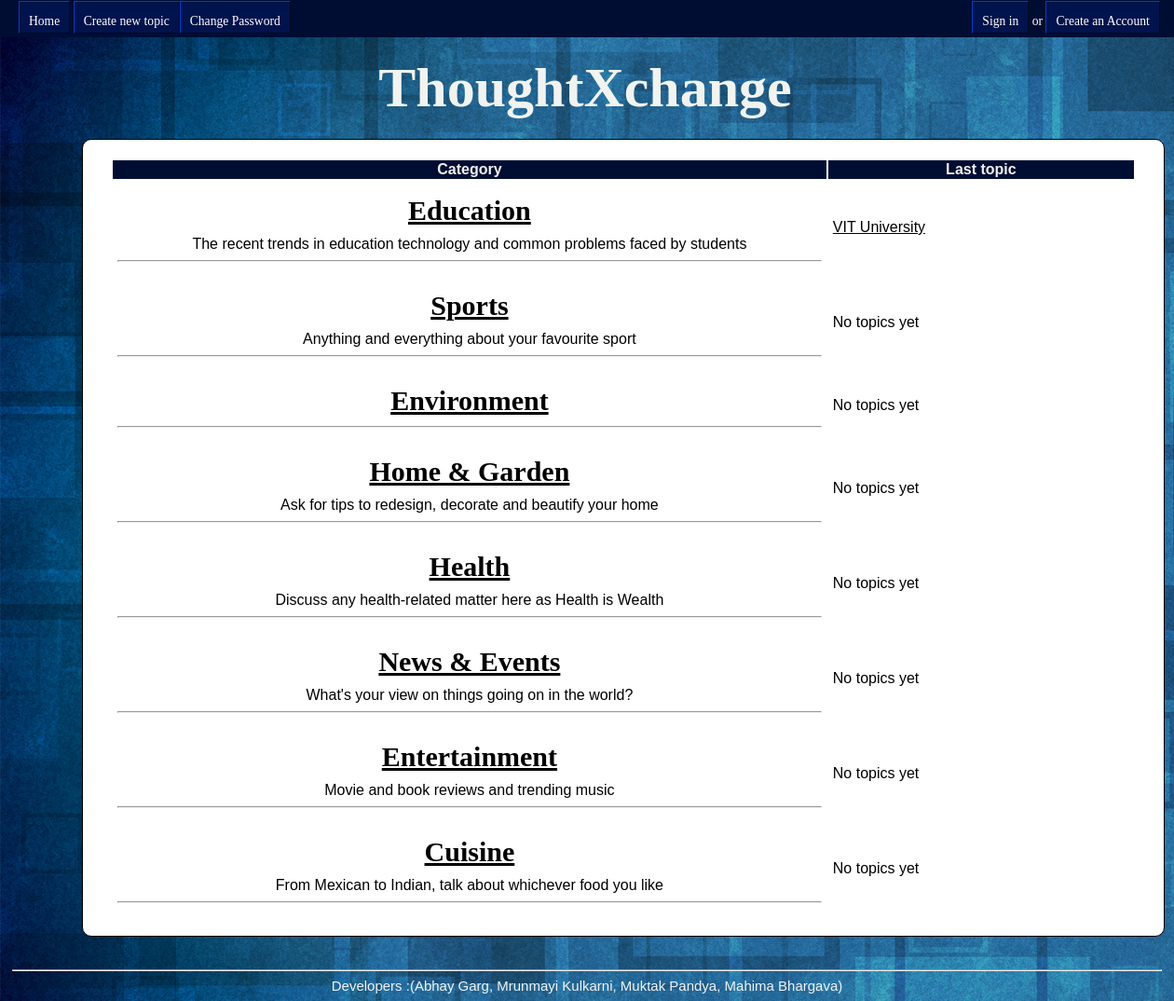
The page / on the database its author committed.
### tables this page shows
CREATE TABLE IF NOT EXISTS `categories` (
  `cat_id` int(8) NOT NULL AUTO_INCREMENT,
  `cat_name` varchar(255) NOT NULL,
  `cat_description` varchar(255) NOT NULL,
  PRIMARY KEY (`cat_id`),
  UNIQUE KEY `cat_name_unique` (`cat_name`)
);

CREATE TABLE IF NOT EXISTS `topics` (
  `topic_id` int(8) NOT NULL AUTO_INCREMENT,
  `topic_subject` varchar(255) NOT NULL,
  `topic_date` datetime NOT NULL,
  `topic_cat` int(8) NOT NULL,
  `topic_by` int(8) NOT NULL,
  `topic_description` varchar(255) DEFAULT NULL,
  PRIMARY KEY (`topic_id`),
  KEY `topic_cat` (`topic_cat`),
  KEY `topic_by` (`topic_by`)
);

### index.php (the view, shortened to what this page needs)
<?php
include 'header.php';
$sql = "SELECT
	  cat_id,
	  cat_name,
	  cat_description
	FROM
	  categories";
$result = mysql_query($sql);
if(!$result)
{
    echo 'The categories could not be displayed, please try again later.';
}
else
{
    if(mysql_num_rows($result) == 0)
    {
        echo 'No categories defined yet.';
    }
    else
    {
        echo '<table class="table">
              <tr>
                <th align="center">Category</th>
                <th align="center">Last topic</th>
              </tr>';
        while($row = mysql_fetch_array($result))
        {
            echo '<tr>
            	<td class="leftpart">
            	<h3><a href="category.php?id='.$row['cat_id'].'">'.$row['cat_name'].'</a></h3>
		<center>'.$row['cat_description'].'</center><hr>
                </td>
                <td class="rightpart">';
		$sql1="SELECT topic_id,
			topic_subject
			FROM topics
			WHERE topic_cat='".$row['cat_id']."'
			ORDER BY topic_date DESC LIMIT 1";
		$res=mysql_query($sql1);
		if(!$res)
		{
		   echo "Error";
		}
		else
		{
		   if(mysql_num_rows($res)==0)
		   {
			echo "No topics yet";
		   }
		   else
		   {
			while($row1=mysql_fetch_array($res))
			{
              		    echo '<a href="topic.php?id='.$row1['topic_id'].'">'.$row1['topic_subject'].'</a>';
			}
		   }
		}
                echo'</td>
            	</tr>';
        }
	echo '</table>';
    }
}
include 'footer.php';
?>

### header.php (shortened to what this page needs)
<!DOCTYPE html>
<head>
    <link rel="stylesheet" type="text/css" href="style.css">
</head>
<body>
<div id="menu">
     <a class="item" href="index.php">Home</a>
     <?php
     echo '<a class="item" href="create_topic.php">Create new topic</a>';
     echo '<a class="item" href="change_pass.php">Change Password</a>';
     echo '<div id="userbar">';
     if(isset($_SESSION['signed_in']) && $_SESSION['signed_in'])
     {
	if($_SESSION['user_level']==1)
	{
	    echo 'Welcome Admin ';
	}
	else
	{
            echo 'Hello ' . $_SESSION['user_name'] . '.  Not you? ';
	}
	echo '<a href="signout.php" class="item"> Sign out</a>';
     }
     else
     {
        echo '<a href="signin.php" class="item">Sign in</a> or <a href="signup.php" class="item">Create an Account</a>';
     }
	?>
	</div>
    	</div>
<div id="wrapper">
<h1>ThoughtXchange</h1>
        <div id="content">

### footer.php
</div>
</div>
<div id="footer"><br /><hr>
Developers :(Abhay Garg, Mrunmayi Kulkarni, Muktak Pandya, Mahima Bhargava)
</div>
</body>
</html>

### style.css (style rules this page uses)
body { background-image:url("background-15.jpg"); text-align: center; }
#wrapper { width: 1100px; margin:20px 70px 20px 70px; }
#content { background-color: #fff; border: 1px solid #000; border-radius: 10px; margin: 10px; float: left; font-family: Helvetica; padding: 20px 30px; text-align: left; width: 100%; }
#menu { border: 0px; top:0px; left:0px; width:98%; height:10px; z-index:200; padding: 15px 20px; background-color: #000d33; text-align: left; font-size: 85%; position:fixed; }
#userbar { background-color: #000d33; color:#FFF; float: right; font-family:"Comic Sans MS"; margin-right:10px; }
table a { color: #000; }
th { background-color: #000d33; color: #F0F0F0; }
td { margin: 5px; padding: 5px; border:0px; }
.table { width: 100%; }
h1 { font-family: harrington; color: #F1F3F1; font-size:60px; margin:60px 10px 10px 10px; }
h3 { margin: 10px; padding: 0; font-family:Andalus; text-align:center; font-size:30px; }
.item { background-color: #00134d; border: 1px outset #032472; color: #FFF; font-family: "Comic Sans MS"; padding: 13px 10px 5px 10px; text-decoration: none; }
.leftpart { width: 70%; }
.rightpart { width: 30%; }
#footer { font-family:Arial; font-size:15px; margin:5px;; color: #F1F3F1; clear:both; bottom: 0px; }

### rows shown on the page
categories: cat_name "Education", cat_description "The recent trends in education technology and common problems faced by students"
topics: topic_subject "VIT University"
categories: cat_name "Sports", cat_description "Anything and everything about your favourite sport", shows "No topics yet"
categories: cat_name "Environment", shows "No topics yet"
categories: cat_name "Home & Garden", cat_description "Ask for tips to redesign, decorate and beautify your home", shows "No topics yet"
categories: cat_name "Health", cat_description "Discuss any health-related matter here as Health is Wealth", shows "No topics yet"
categories: cat_name "News & Events", cat_description "What's your view on things going on in the world?", shows "No topics yet"
categories: cat_name "Entertainment", cat_description "Movie and book reviews and trending music", shows "No topics yet"
categories: cat_name "Cuisine", cat_description "From Mexican to Indian, talk about whichever food you like", shows "No topics yet"
